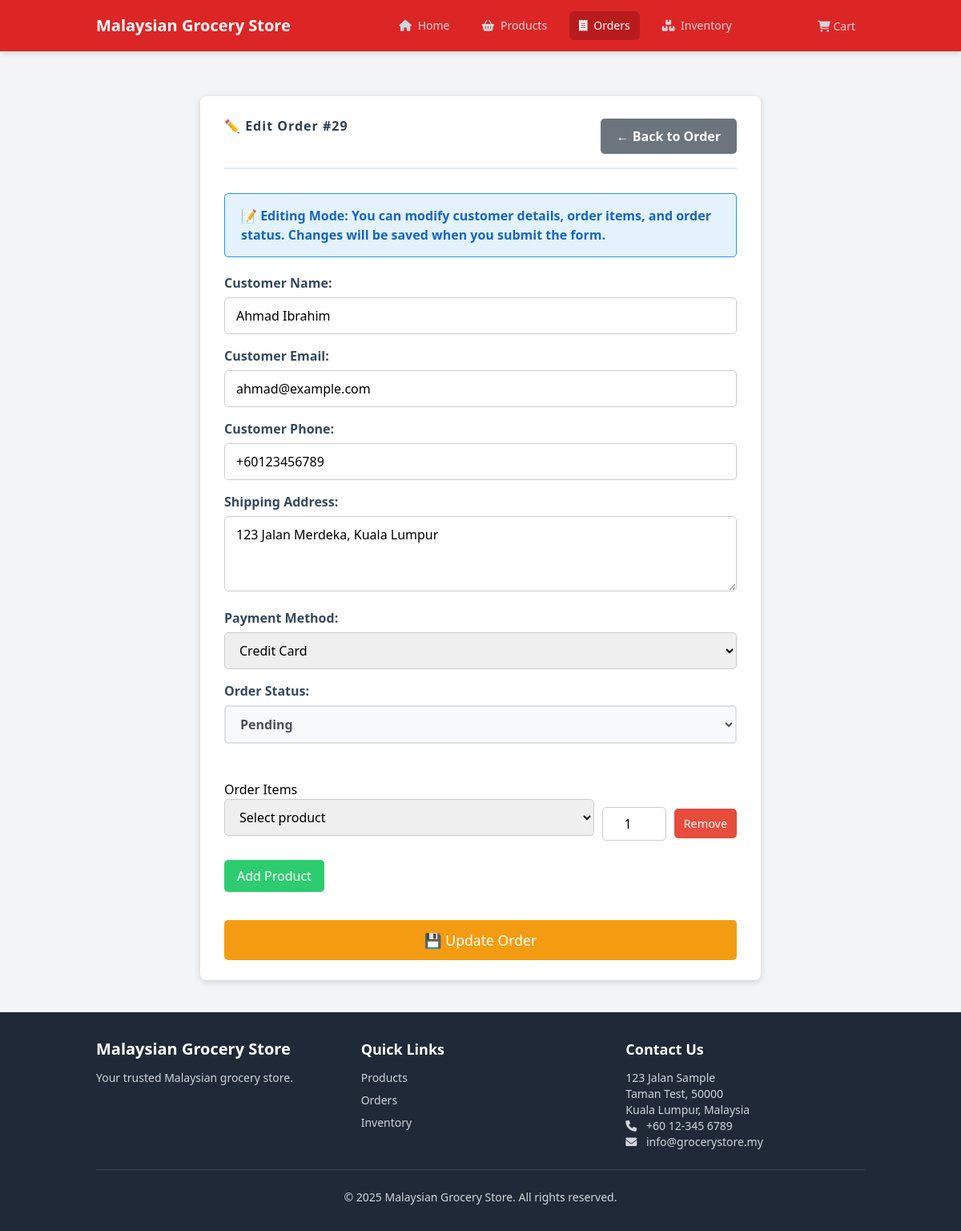
Page /index.php?module=orders&action=edit&id=29 on the committed database.
### tables this page shows
CREATE TABLE "orders" (
    id INTEGER PRIMARY KEY AUTOINCREMENT,
    customer_name TEXT NOT NULL,
    customer_email TEXT NOT NULL,
    customer_phone TEXT NOT NULL,
    shipping_address TEXT NOT NULL,
    total_amount DECIMAL(10,2) NOT NULL,
    status TEXT NOT NULL DEFAULT 'PENDING',
    payment_method TEXT NOT NULL,
    payment_status NULL,
    created_at DATETIME DEFAULT CURRENT_TIMESTAMP,
    updated_at DATETIME DEFAULT CURRENT_TIMESTAMP
);

### modules/orders/functions.php (called while the page is built, shortened)
<?php
function getOrderById($order_id) {
    global $db;
    $stmt = $db->prepare("SELECT * FROM orders WHERE id = :id");
    $stmt->bindValue(':id', (int)$order_id, SQLITE3_INTEGER);
    $result = $stmt->execute();
    $order = $result->fetchArray(SQLITE3_ASSOC);
    $stmt = $db->prepare("
        SELECT oi.*, p.name as product_name, p.image_url
        FROM order_items oi
        LEFT JOIN products p ON oi.product_id = p.id
        WHERE oi.order_id = :order_id
    ");
    $stmt->bindValue(':order_id', (int)$order_id, SQLITE3_INTEGER);
    $result = $stmt->execute();
    $order_items = [];
    $order['items'] = $order_items;
    return $order;
}

### modules/orders/templates/edit.php (the view, shortened to what this page needs)
<div class="edit_container">
    <div class="order-header">
        <h2>✏️ Edit Order #<?= htmlspecialchars($order['id']) ?></h2>
        <a href="index.php?module=orders&action=view&id=<?= $order['id'] ?>" class="back-btn">← Back to Order</a>
    </div>
    <div class="info-box">
        <strong>📝 Editing Mode:</strong> You can modify customer details, order items, and order status. Changes will be saved when you submit the form.
    </div>
    <form method="post" action="index.php?module=orders&action=update" novalidate>
        <label for="customer_name">Customer Name:</label>
        <input type="text" id="customer_name" name="customer_name" required
               value="<?= htmlspecialchars($order['customer_name']) ?>">
        <label for="customer_email">Customer Email:</label>
        <input type="email" id="customer_email" name="customer_email" required
               value="<?= htmlspecialchars($order['customer_email']) ?>">
        <label for="customer_phone">Customer Phone:</label>
        <input type="text" id="customer_phone" name="customer_phone" required
               value="<?= htmlspecialchars($order['customer_phone']) ?>">
        <label for="shipping_address">Shipping Address:</label>
        <textarea id="shipping_address" name="shipping_address" rows="3" required><?= htmlspecialchars($order['shipping_address']) ?></textarea>
        <label for="payment_method">Payment Method:</label>
        <select id="payment_method" name="payment_method" required>
            <option value="Credit Card" <?= $order['payment_method'] === 'Credit Card' ? 'selected' : '' ?>>Credit Card</option>
        </select>
        <label for="status">Order Status:</label>
        <select id="status" name="status" required class="status-select">
            <option value="pending" <?= $order['status'] === 'pending' ? 'selected' : '' ?>>Pending</option>
        </select>
        <h3 style="margin-top: 30px;">Order Items</h3>
        <div id="product-list">
            <?php if (!empty($order['items'])): ?>
                <?php foreach ($order['items'] as $item): ?>
                <div class="product-row">
                    <select name="product_id[]" required>
                        <option value="" disabled>Select product</option>
                        <?php foreach ($products as $product): ?>
                            <option value="<?= $product['id'] ?>" <?= $item['product_id'] == $product['id'] ? 'selected' : '' ?>>
                                <?= htmlspecialchars($product['name']) ?> (Stock: <?= $product['stock_quantity'] ?>)
                            </option>
                        <?php endforeach; ?>
                    </select>
                    <input type="number" name="quantity[]" min="1" value="<?= htmlspecialchars($item['quantity']) ?>" required>
                    <button type="button" onclick="removeProductRow(this)">Remove</button>
                </div>
                <?php endforeach; ?>
            <?php else: ?>
                <div class="product-row">
                    <select name="product_id[]" required>
                        <option value="" disabled selected>Select product</option>
                    </select>
                    <input type="number" name="quantity[]" min="1" value="1" required>
                    <button type="button" onclick="removeProductRow(this)">Remove</button>
                </div>
            <?php endif; ?>
        </div>
        <button type="button" id="add-product-btn">Add Product</button>
        <button type="submit">💾 Update Order</button>
    </form>
</div>

### modules/orders/templates/edit.php (style rules this page uses)
input, select, textarea, button { font-family: 'Segoe UI', Tahoma, Geneva, Verdana, sans-serif; font-size: 1rem; }
.edit_container { max-width: 700px; margin: 40px auto; padding: 25px 30px; background: #fff; box-shadow: 0 2px 8px rgba(0,0,0,0.15); border-radius: 8px; }
h2 { color: #2c3e50; margin-bottom: 25px; font-weight: 700; text-align: center; letter-spacing: 1px; }
.order-header { display: flex; justify-content: space-between; align-items: center; margin-bottom: 30px; padding-bottom: 15px; border-bottom: 2px solid #e1e8ed; }
.back-btn { background: #6c757d; color: white; padding: 10px 20px; text-decoration: none; border-radius: 5px; font-weight: 600; transition: background-color 0.3s ease; }
label { display: block; margin-bottom: 6px; color: #34495e; font-weight: 600; }
input[type="text"], input[type="email"], textarea, select { width: 100%; padding: 10px 14px; border: 1.5px solid #ccc; border-radius: 5px; transition: border-color 0.3s ease; box-sizing: border-box; outline-offset: 2px; margin-bottom: 15px; }
textarea { resize: vertical; min-height: 70px; }
.info-box { background: #e3f2fd; color: #1565c0; border: 1px solid #2196f3; padding: 15px 20px; margin-bottom: 20px; border-radius: 5px; font-weight: 600; }
form button[type="submit"] { background-color: #f39c12; border: none; color: white; padding: 12px 22px; font-size: 1.1rem; border-radius: 5px; cursor: pointer; transition: background-color 0.3s ease; margin-top: 15px; width: 100%; }
#add-product-btn { background-color: #2ecc71; border: none; color: white; padding: 8px 16px; font-size: 1rem; border-radius: 5px; cursor: pointer; margin-bottom: 20px; transition: background-color 0.3s ease; display: inline-block; }
.product-row { display: flex; align-items: center; margin-bottom: 15px; gap: 10px; }
.product-row select { flex-grow: 1; }
.product-row input[type="number"] { width: 80px; padding: 8px 10px; border-radius: 5px; border: 1.5px solid #ccc; text-align: center; margin-bottom: 0; }
.product-row button { background-color: #e74c3c; border: none; color: white; padding: 8px 12px; font-size: 0.9rem; border-radius: 5px; cursor: pointer; transition: background-color 0.3s ease; }
.status-select { background-color: #f8f9fa; border: 2px solid #dee2e6; color: #495057; font-weight: 600; }

### rows in the picture
orders: id "29", customer_name "Ahmad Ibrahim", customer_email "ahmad@example.com", customer_phone "+60123456789", shipping_address "123 Jalan Merdeka, Kuala Lumpur", payment_method "Credit Card", status "Pending"

### other values in the picture
APP_NAME "Malaysian Grocery Store"
